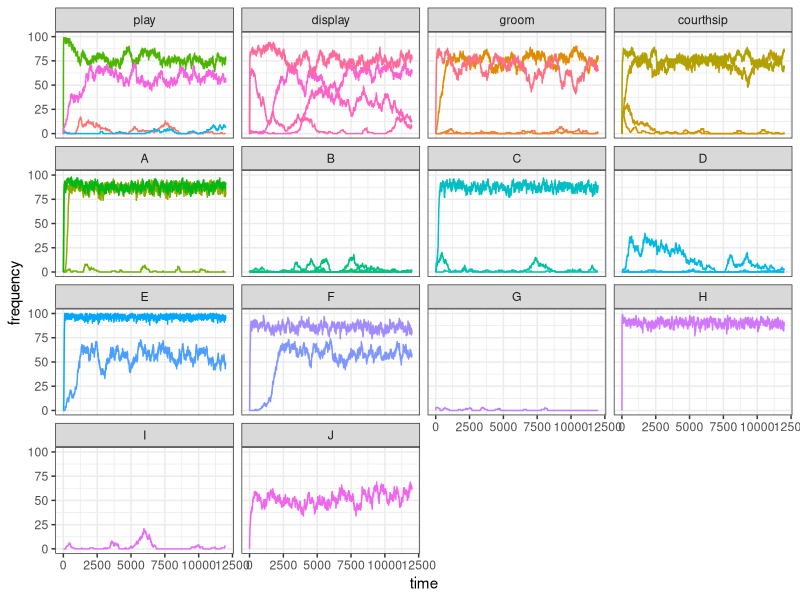
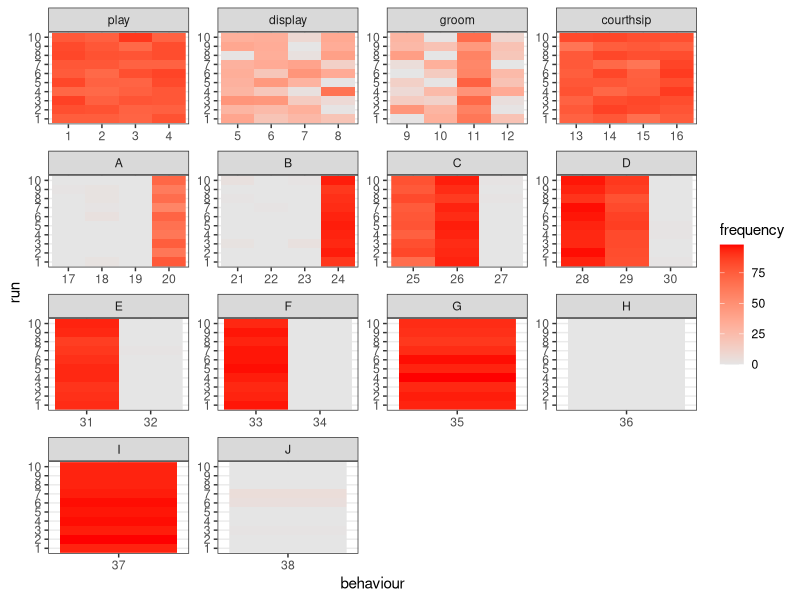
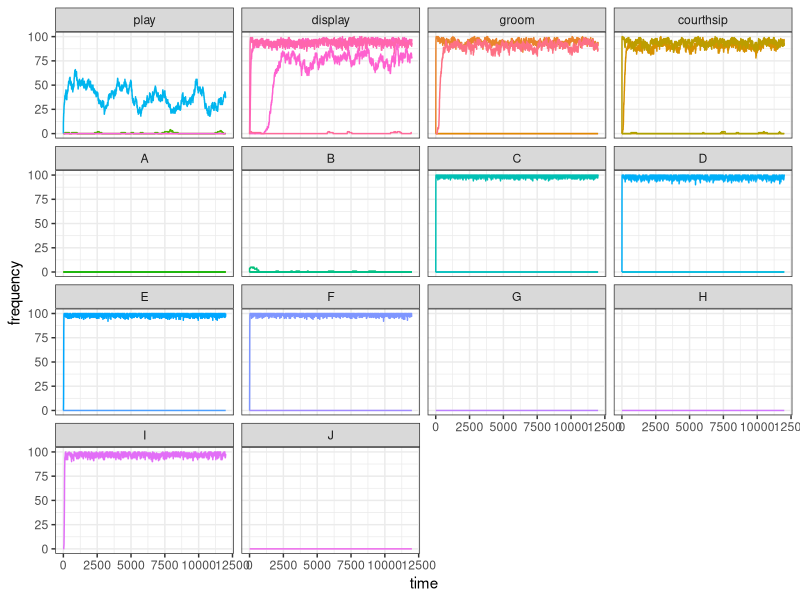
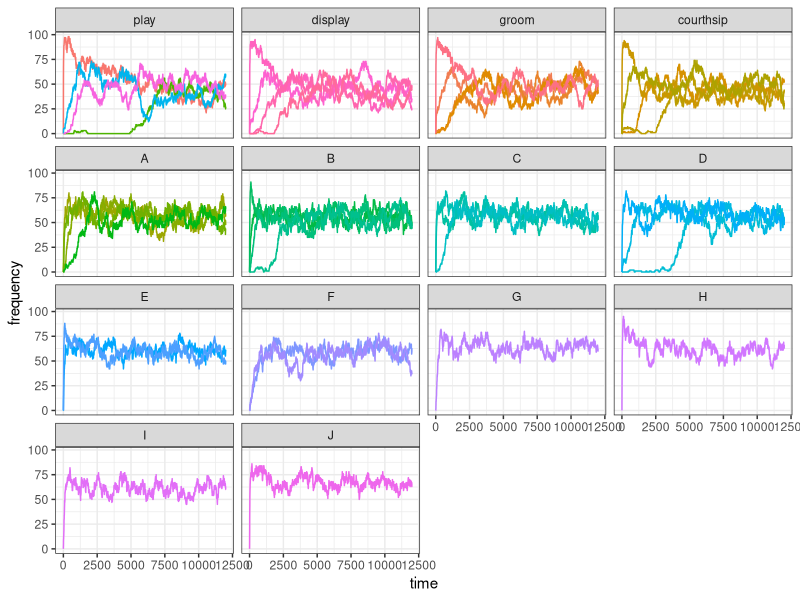

Write R code to recreate these figures, in order.
## ---- chunk 1
knitr::opts_chunk$set(echo = TRUE)
## ---- chunk 2
library(tidyverse)
library(scales)

set_oranzees_world <- function(alpha_g, alpha_e) {
  list_pop <- c("Uossob", "Iat Forest", "Ebmog", "Elaham", "Elabik", "Ognodub")
  output <- tibble(
    population = rep(list_pop, each = 38),
    behaviour = as.factor(rep(1:38, 6)),
    type = rep(c(rep("social", 16), rep("food-related", 22)), 6),
    category = rep(c(
      rep("play", 4), rep("display", 4), rep("groom", 4), rep("courthsip", 4),
      "A", "A", "A", "A", "B", "B", "B", "B", "C", "C", "C", "D", "D", "D", "E", "E", "F", "F", "G", "H", "I", "J"
    ), 6),
    nutrient = rep(c(rep(NA, 16), "Y", "Y", "Y", "Y", "Z", "Z", "Z", "Z", "Y", "Y", "Y", "Z", "Z", "Z", "Y", "Y", "Z", "Z", "Y", "Z", "Y", "Z"), 6),
    p_g = rep(NA, 38 * 6),
    p_e = rep(NA, 38 * 6)
  )

  env_or_x <- c(220, 230, 700, 705, 710, 750)
  env_or_y <- c(660, 610, 450, 430, 510, 550)

  # genetic predispositions:
  x_g <- sample(1:1000, 38)
  y_g <- sample(1:1000, 38)

  # ecological availability:
  x_e <- sample(1:1000, 38)
  y_e <- sample(1:1000, 38)

  for (behav in 1:38) {
    output[output$behaviour == behav, ]$p_g <- 1 - rescale(sqrt((x_g[behav] - env_or_x)^2 + (y_g[behav] - env_or_y)^2), to = c(1 - alpha_g, alpha_g))

    if (behav > 16) {
      output[output$behaviour == behav, ]$p_e <- 1 - rescale(sqrt((x_e[behav] - env_or_x)^2 + (y_e[behav] - env_or_y)^2), to = c(1 - alpha_e, alpha_e))
    }
  }
  # return the tibble:
  output
}

update_demography <- function(pop) {
  pop[, 39] <- pop[, 39] + 1
  pop[pop[, 39] >= 720, ] <- 0
  old <- which(pop[, 39] > 300)
  dead <- sample(c(TRUE, FALSE), length(old), prob = c(.01, .99), replace = TRUE)
  pop[old[dead], ] <- 0
  pop
}

update_social_behaviours <- function(pop, test_world) {
  N <- dim(pop)[1]
  state <- ((rowSums(pop[, 1:4]) >= 1) + (rowSums(pop[, 5:8]) >= 1) + (rowSums(pop[, 9:12]) >= 1) + (rowSums(pop[, 13:16]) >= 1)) / 4
  p_state <- runif(N) < rnorm(N, mean = 1 - state, sd = 0.05)
  p_peering <- rnorm(16, mean = colSums(pop[, 1:16]), sd = 1)
  p_peering[p_peering < 0] <- 0
  innovation_i <- sample(1:16, N, prob = p_peering, replace = TRUE)
  p_innovate <- runif(N) < test_world$p_g[innovation_i] * p_state
  for (i in (1:N)[p_innovate]) {
    pop[i, innovation_i[i]] <- 1
  }
  pop
}

update_food_behaviours <- function(pop, test_world) {
  N <- dim(pop)[1]
  nut_y <- (rowSums(pop[, 17:20]) >= 1) + (rowSums(pop[, 25:27]) >= 1) + (rowSums(pop[, 31:32]) >= 1) + pop[, 35] + pop[, 37]
  nut_z <- (rowSums(pop[, 21:24]) >= 1) + (rowSums(pop[, 28:30]) >= 1) + (rowSums(pop[, 33:34]) >= 1) + pop[, 36] + pop[, 38]
  state <- (nut_y + nut_z - abs(nut_y - nut_z)) / 10
  p_state <- runif(N) < rnorm(N, mean = 1 - state, sd = 0.05)
  p_peering <- rnorm(22, mean = colSums(pop[, 17:38]), sd = 1)
  p_peering[p_peering < 0] <- 0
  innovation_i <- sample(17:38, N, prob = p_peering, replace = TRUE)
  p_innovate <- runif(N) < test_world$p_g[innovation_i] * test_world$p_e[innovation_i] * p_state
  for (i in (1:N)[p_innovate]) {
    pop[i, innovation_i[i]] <- 1
  }
  pop
}

###
### MAIN FUNCTION
###

mockup_oranzees <- function(t_max, alpha_g, alpha_e, init_world, n_run) {
  N <- 100

  if (n_run == 1) {
    output <- matrix(nrow = t_max, ncol = 38)
  }
  else {
    output <- matrix(nrow = n_run, ncol = 38)
  }

  oranzees_world <- set_oranzees_world(alpha_g, alpha_e)
  test_world <- oranzees_world %>%
    filter(population == "Uossob")

  for (run in 1:n_run) {
    pop <- matrix(c(rep(0, 38 * N), sample(1:300, N, replace = TRUE)), nrow = N, byrow = FALSE)
    if (init_world) {
      oranzees_world <- set_oranzees_world(alpha_g, alpha_e)
      test_world <- oranzees_world %>%
        filter(population == "Uossob")
    }
    # start simulation here:
    for (t in 1:t_max) {
      if (n_run == 1) {
        output[t, ] <- colSums(pop[, 1:38])
      }
      pop <- update_demography(pop)
      pop <- update_social_behaviours(pop, test_world)
      pop <- update_food_behaviours(pop, test_world)
    }
    if (n_run > 1) {
      output[run, ] <- colSums(pop[, 1:38])
    }
  }
  output
}
## ---- chunk 3
plot_one_run <- function(my_test, t_max) {
  my_test <- gather(as_tibble(my_test), 1:38, key = "behaviour", value = "frequency")
  data_to_plot <- tibble(
    behaviour = my_test$behaviour,
    frequency = my_test$frequency,
    time = rep(1:t_max, 38),
    category = as_factor(c(
      rep("play", t_max * 4), rep("display", t_max * 4), rep("groom", t_max * 4), rep("courthsip", t_max * 4),
      rep("A", t_max * 4), rep("B", t_max * 4), rep("C", t_max * 3), rep("D", t_max * 3),
      rep("E", t_max * 2), rep("F", t_max * 2), rep("G", t_max), rep("H", t_max),
      rep("I", t_max), rep("J", t_max)
    ))
  )
  ggplot(data = data_to_plot) +
    geom_line(aes(x = time, y = frequency, color = behaviour)) +
    facet_wrap(~category) +
    theme_bw() +
    theme(legend.position = "none")
}
## ---- chunk 4
my_test <- mockup_oranzees(t_max = 12000, alpha_g = 0.7, alpha_e = 0.9, init_world = FALSE, n_run = 1)
plot_one_run(my_test = my_test, t_max = 12000)
## ---- chunk 5
library(reshape2)
plot_multiple_runs <- function(my_test, n_run) {
  as_tibble(melt(my_test, varnames = c("run", "behaviour"), value.name = "frequency")) %>%
    mutate(run = as_factor(run), behaviour = as_factor(behaviour)) %>%
    add_column(category = as_factor(c(
      rep("play", 4 * n_run), rep("display", 4 * n_run), rep("groom", 4 * n_run), rep("courthsip", 4 * n_run),
      rep("A", 4 * n_run), rep("B", 4 * n_run), rep("C", 3 * n_run), rep("D", 3 * n_run),
      rep("E", 2 * n_run), rep("F", 2 * n_run), rep("G", n_run), rep("H", n_run),
      rep("I", n_run), rep("J", n_run)
    ))) %>%
    ggplot() +
    geom_raster(aes(x = behaviour, y = run, fill = frequency)) +
    facet_wrap(~category, scales = "free") +
    scale_fill_gradient(low = "grey90", high = "red") +
    theme_bw()
}
## ---- chunk 6
my_test <- mockup_oranzees(t_max = 12000, alpha_g = 0.7, alpha_e = 0.9, init_world = FALSE, n_run = 10)
plot_multiple_runs(my_test = my_test, n_run = 10)
## ---- chunk 7
my_test <- mockup_oranzees(t_max = 12000, alpha_g = 1, alpha_e = 1, init_world = FALSE, n_run = 1)
plot_one_run(my_test = my_test, t_max = 12000)
## ---- chunk 8
my_test <- mockup_oranzees(t_max = 12000, alpha_g = 0.5, alpha_e = 0.5, init_world = FALSE, n_run = 1)
plot_one_run(my_test = my_test, t_max = 12000)
